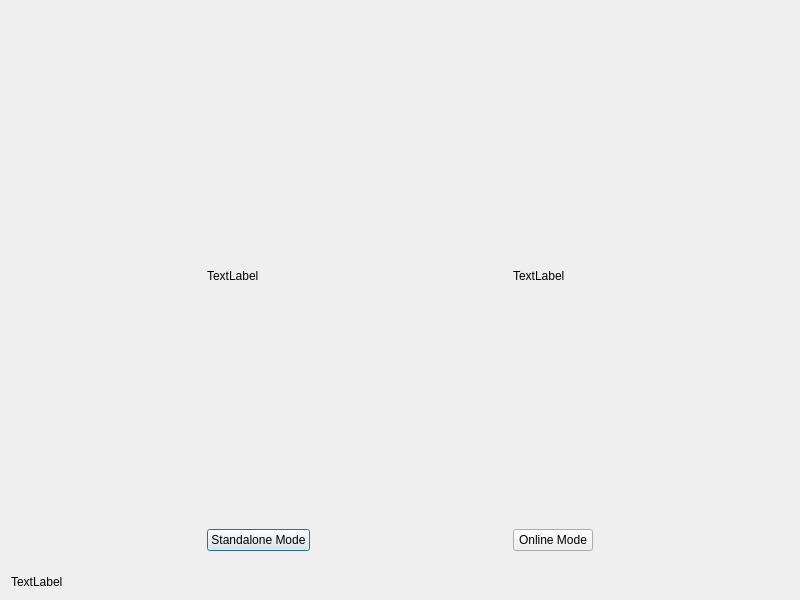
<?xml version="1.0" encoding="UTF-8"?>
<ui version="4.0">
 <class>GameMode</class>
 <widget class="QDialog" name="GameMode">
  <property name="geometry">
   <rect>
    <x>0</x>
    <y>0</y>
    <width>800</width>
    <height>600</height>
   </rect>
  </property>
  <property name="windowTitle">
   <string>Dialog</string>
  </property>
  <layout class="QVBoxLayout" name="verticalLayout_6">
   <item>
    <widget class="QStackedWidget" name="stackedWidget">
     <property name="currentIndex">
      <number>0</number>
     </property>
     <widget class="QWidget" name="mode_page">
      <layout class="QHBoxLayout" name="horizontalLayout">
       <item>
        <spacer name="horizontalSpacer_3">
         <property name="orientation">
          <enum>Qt::Orientation::Horizontal</enum>
         </property>
         <property name="sizeHint" stdset="0">
          <size>
           <width>40</width>
           <height>20</height>
          </size>
         </property>
        </spacer>
       </item>
       <item>
        <widget class="QWidget" name="widget" native="true">
         <layout class="QVBoxLayout" name="verticalLayout">
          <item>
           <widget class="QLabel" name="standalone_label">
            <property name="text">
             <string>TextLabel</string>
            </property>
           </widget>
          </item>
          <item>
           <widget class="QPushButton" name="standalone_btn">
            <property name="text">
             <string>Standalone Mode</string>
            </property>
           </widget>
          </item>
         </layout>
        </widget>
       </item>
       <item>
        <spacer name="horizontalSpacer_5">
         <property name="orientation">
          <enum>Qt::Orientation::Horizontal</enum>
         </property>
         <property name="sizeHint" stdset="0">
          <size>
           <width>40</width>
           <height>20</height>
          </size>
         </property>
        </spacer>
       </item>
       <item>
        <widget class="QWidget" name="widget_2" native="true">
         <layout class="QVBoxLayout" name="verticalLayout_2">
          <item>
           <widget class="QLabel" name="online_label">
            <property name="text">
             <string>TextLabel</string>
            </property>
           </widget>
          </item>
          <item>
           <widget class="QPushButton" name="online_btn">
            <property name="text">
             <string>Online Mode</string>
            </property>
           </widget>
          </item>
         </layout>
        </widget>
       </item>
       <item>
        <spacer name="horizontalSpacer_4">
         <property name="orientation">
          <enum>Qt::Orientation::Horizontal</enum>
         </property>
         <property name="sizeHint" stdset="0">
          <size>
           <width>40</width>
           <height>20</height>
          </size>
         </property>
        </spacer>
       </item>
      </layout>
     </widget>
     <widget class="QWidget" name="room_page">
      <layout class="QHBoxLayout" name="horizontalLayout_2">
       <item>
        <spacer name="horizontalSpacer_2">
         <property name="orientation">
          <enum>Qt::Orientation::Horizontal</enum>
         </property>
         <property name="sizeHint" stdset="0">
          <size>
           <width>40</width>
           <height>20</height>
          </size>
         </property>
        </spacer>
       </item>
       <item>
        <widget class="QWidget" name="widget_3" native="true">
         <layout class="QVBoxLayout" name="verticalLayout_3">
          <item>
           <spacer name="verticalSpacer">
            <property name="orientation">
             <enum>Qt::Orientation::Vertical</enum>
            </property>
            <property name="sizeHint" stdset="0">
             <size>
              <width>20</width>
              <height>124</height>
             </size>
            </property>
           </spacer>
          </item>
          <item>
           <widget class="QLabel" name="auto_create_label">
            <property name="text">
             <string>TextLabel</string>
            </property>
           </widget>
          </item>
          <item>
           <widget class="QPushButton" name="auto_create_room_btn">
            <property name="text">
             <string>PushButton</string>
            </property>
           </widget>
          </item>
          <item>
           <spacer name="verticalSpacer_2">
            <property name="orientation">
             <enum>Qt::Orientation::Vertical</enum>
            </property>
            <property name="sizeHint" stdset="0">
             <size>
              <width>20</width>
              <height>124</height>
             </size>
            </property>
           </spacer>
          </item>
         </layout>
        </widget>
       </item>
       <item>
        <spacer name="horizontalSpacer_6">
         <property name="orientation">
          <enum>Qt::Orientation::Horizontal</enum>
         </property>
         <property name="sizeHint" stdset="0">
          <size>
           <width>40</width>
           <height>20</height>
          </size>
         </property>
        </spacer>
       </item>
       <item>
        <widget class="QWidget" name="widget_4" native="true">
         <layout class="QVBoxLayout" name="verticalLayout_4">
          <item>
           <spacer name="verticalSpacer_3">
            <property name="orientation">
             <enum>Qt::Orientation::Vertical</enum>
            </property>
            <property name="sizeHint" stdset="0">
             <size>
              <width>20</width>
              <height>40</height>
             </size>
            </property>
           </spacer>
          </item>
          <item>
           <widget class="QLabel" name="manual_create">
            <property name="text">
             <string>TextLabel</string>
            </property>
           </widget>
          </item>
          <item>
           <widget class="QPushButton" name="manual_create_room_btn">
            <property name="text">
             <string>PushButton</string>
            </property>
           </widget>
          </item>
          <item>
           <spacer name="verticalSpacer_4">
            <property name="orientation">
             <enum>Qt::Orientation::Vertical</enum>
            </property>
            <property name="sizeHint" stdset="0">
             <size>
              <width>20</width>
              <height>40</height>
             </size>
            </property>
           </spacer>
          </item>
         </layout>
        </widget>
       </item>
       <item>
        <spacer name="horizontalSpacer_7">
         <property name="orientation">
          <enum>Qt::Orientation::Horizontal</enum>
         </property>
         <property name="sizeHint" stdset="0">
          <size>
           <width>40</width>
           <height>20</height>
          </size>
         </property>
        </spacer>
       </item>
       <item>
        <widget class="QWidget" name="widget_5" native="true">
         <layout class="QVBoxLayout" name="verticalLayout_5">
          <item>
           <spacer name="verticalSpacer_5">
            <property name="orientation">
             <enum>Qt::Orientation::Vertical</enum>
            </property>
            <property name="sizeHint" stdset="0">
             <size>
              <width>20</width>
              <height>40</height>
             </size>
            </property>
           </spacer>
          </item>
          <item>
           <widget class="QLabel" name="search_room_label">
            <property name="text">
             <string>TextLabel</string>
            </property>
           </widget>
          </item>
          <item>
           <widget class="QPushButton" name="search_room_btn">
            <property name="text">
             <string>PushButton</string>
            </property>
           </widget>
          </item>
          <item>
           <spacer name="verticalSpacer_6">
            <property name="orientation">
             <enum>Qt::Orientation::Vertical</enum>
            </property>
            <property name="sizeHint" stdset="0">
             <size>
              <width>20</width>
              <height>40</height>
             </size>
            </property>
           </spacer>
          </item>
         </layout>
        </widget>
       </item>
       <item>
        <spacer name="horizontalSpacer">
         <property name="orientation">
          <enum>Qt::Orientation::Horizontal</enum>
         </property>
         <property name="sizeHint" stdset="0">
          <size>
           <width>40</width>
           <height>20</height>
          </size>
         </property>
        </spacer>
       </item>
      </layout>
     </widget>
    </widget>
   </item>
   <item>
    <widget class="QLabel" name="information">
     <property name="text">
      <string>TextLabel</string>
     </property>
    </widget>
   </item>
  </layout>
 </widget>
 <resources/>
 <connections/>
</ui>
